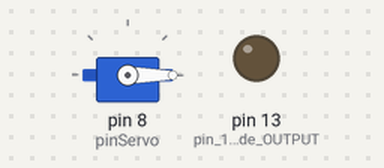
The sketch below on a simulated Arduino Uno, built with avr-gcc and run on an emulated ATmega328P. Parts: servo, output pins drawn as LEDs (lit = HIGH).

Above: at 0.05 s.
Timing chart, 0 to 4.6 s (numbered marks = the images above):
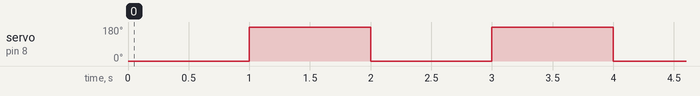

Measured:
- by itself, servo on pin 8 (pinServo): alternates 179° for 1.0 s and 0° for 1.0 s

The sketch:

Test_servo.ino
```cpp
#include <Servo.h> //on importe la bibliothèque Servo
int pinServo=8; // variable pour stocker le pin pour la commande
Servo leServo; // on définit un objet Servo nommé leServo
void setup() {
  leServo.attach(pinServo); // on relie l'objet au pin de commande
  pinMode(13,OUTPUT); //pin 13 en mode OUTPUT
}

void loop() {
  leServo.write(0); // on dit à l'objet de mettre le servo à 0°
  delay(1000);
  leServo.write(179); // position à 179°, 180° est à éviter
  delay(1000);
}
```
